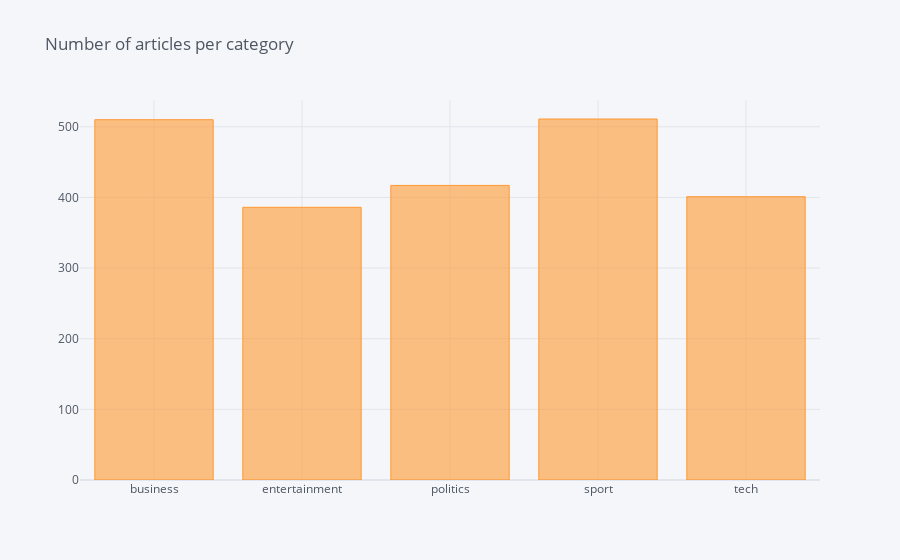

The notebook cell saved with this chart:
### Code cell
from collections import Counter

def count_number_of_articles_per_category(df):
    return Counter(df[df['article_or_summary'] == 'News Articles']['category'])

counter = count_number_of_articles_per_category(df)
counter

pd.DataFrame(counter.items(), columns=['Category', 'Number of articles']).iplot(kind='bar', x='Category', y='Number of articles', title='Number of articles per category')

### Figure 1 — Plotly figure (JSON) as saved in the notebook; plotly's stock layout.template omitted (floating-point values rounded to 4 significant figures)
{"data": [{"marker": {"color": "rgba(255, 153, 51, 0.6)", "line": {"color": "rgba(255, 153, 51, 1.0)", "width": 1}}, "name": "Number of articles", "orientation": "v", "text": "", "type": "bar", "x": ["business", "entertainment", "politics", "sport", "tech"], "y": [510, 386, 417, 511, 401]}], "layout": {"legend": {"bgcolor": "#F5F6F9", "font": {"color": "#4D5663"}}, "paper_bgcolor": "#F5F6F9", "plot_bgcolor": "#F5F6F9", "title": {"font": {"color": "#4D5663"}, "text": "Number of articles per category"}, "xaxis": {"gridcolor": "#E1E5ED", "showgrid": true, "tickfont": {"color": "#4D5663"}, "title": {"font": {"color": "#4D5663"}, "text": ""}, "zerolinecolor": "#E1E5ED"}, "yaxis": {"gridcolor": "#E1E5ED", "showgrid": true, "tickfont": {"color": "#4D5663"}, "title": {"font": {"color": "#4D5663"}, "text": ""}, "zerolinecolor": "#E1E5ED"}}}
